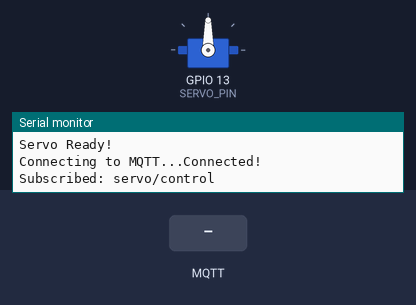
The sketch below on a simulated ESP32. Parts: servo, the last lines printed to the serial monitor. The test bench sets the inputs (shaded band). WiFi joins after 1.5 s; servers stay silent unless stated; no MQTT or app messages arrive unless stated.

Above: at 2.7 s.
2.8 s: MQTT message "1" arrives on the first subscribed topic
At 3.7 s:
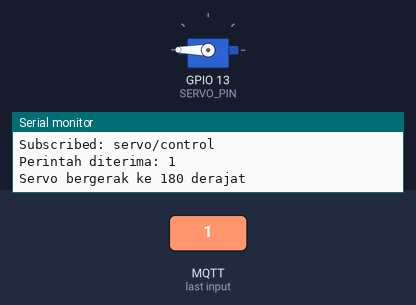
4.3 s: MQTT message "-1" arrives on the first subscribed topic
At 4.6 s:
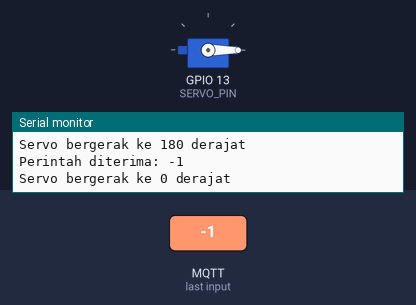
Timing chart, 0 to 8.8 s (numbered marks = the images above; inputs shaded):
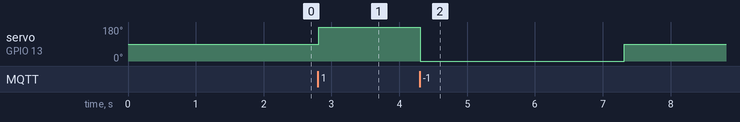

Measured:
- after the input at 2.8 s, servo on GPIO 13 (SERVO_PIN): 90° → 180° at once
- after the input at 4.3 s, servo on GPIO 13 (SERVO_PIN): 180° → 0° at once, → 90° 3.0 s later

The sketch:

sketch_nov22a.ino
```cpp
#include <WiFi.h>
#include <PubSubClient.h>
#include <SPI.h>
#include <MFRC522.h>
#include <ESP32Servo.h>

// WiFi
const char* ssid = "MUSI 9";
const char* password = "NIKKIM123";

// MQTT Broker
const char* mqtt_server = "192.168.1.4";
const int mqtt_port = 1883;

// RFID
#define SS_PIN 5
#define RST_PIN 22
MFRC522 rfid(SS_PIN, RST_PIN);

// Servo
#define SERVO_PIN 13
Servo myServo;

// MQTT
WiFiClient espClient;
PubSubClient client(espClient);

// Timer servo
unsigned long closeAt = 0;

// WiFi connection
void setup_wifi() {
  Serial.print("Connecting to WiFi");

  WiFi.begin(ssid, password);

  while (WiFi.status() != WL_CONNECTED) {
    delay(500);
    Serial.print(".");
  }

  Serial.println("\nWiFi Connected!");
  Serial.print("ESP32 IP: ");
  Serial.println(WiFi.localIP());
}

// Callback ketika menerima perintah dari Python
void callback(char* topic, byte* payload, unsigned int length) {
  String command = "";

  for (unsigned int i = 0; i < length; i++) {
    command += (char)payload[i];
  }

  Serial.print("Perintah diterima: ");
  Serial.println(command);

  if (command == "1") { //dibuang
    myServo.write(180);
    closeAt = millis() + 3000;
    Serial.println("Servo bergerak ke 180 derajat");
  }
  else if (command == "0") { //diterima (stay)
    myServo.write(90);
    closeAt = 0;
    Serial.println("Servo kembali ke 90 derajat");
  }
  else if(command == "-1"){ //ditelan
    myServo.write(0);
    closeAt = millis() + 3000;
    Serial.println("Servo bergerak ke 0 derajat");
  }
}

// MQTT connection
void reconnect() {
  while (!client.connected()) {
    Serial.print("Connecting to MQTT...");

    if (client.connect("ESP32_RFID_Servo")) {
      Serial.println("Connected!");

      client.subscribe("servo/control");
      Serial.println("Subscribed: servo/control");
    } else {
      Serial.print("Failed, state=");
      Serial.println(client.state());
      delay(2000);
    }
  }
}

void setup() {
  Serial.begin(115200);

  setup_wifi();

  client.setServer(mqtt_server, mqtt_port);
  client.setCallback(callback);

  // RFID initialization
  SPI.begin(18, 19, 23, 5);
  rfid.PCD_Init();

  // Servo initialization
  myServo.setPeriodHertz(50);
  myServo.attach(SERVO_PIN, 500, 2400);
  myServo.write(90);

  Serial.println("RFID Ready!");
  Serial.println("Servo Ready!");
}

void loop() {
  if (!client.connected()) {
    reconnect();
  }

  client.loop();

  // Automatically return servo after 3 seconds
  if (closeAt != 0 && (long)(millis() - closeAt) >= 0) {
    myServo.write(90);
    closeAt = 0;
    Serial.println("Servo otomatis kembali ke 90 derajat");
  }

  // Read RFID card
  if (!rfid.PICC_IsNewCardPresent()) {
    return;
  }

  if (!rfid.PICC_ReadCardSerial()) {
    return;
  }

  String uid = "";

  for (byte i = 0; i < rfid.uid.size; i++) {
    if (rfid.uid.uidByte[i] < 0x10) {
      uid += "0";
    }

    uid += String(rfid.uid.uidByte[i], HEX);
  }

  uid.toUpperCase();

  Serial.print("UID Card: ");
  Serial.println(uid);

  if (client.publish("rfid/card", uid.c_str())) {
    Serial.println("UID berhasil dikirim ke MQTT!");
  } else {
    Serial.println("Gagal mengirim UID!");
  }

  rfid.PICC_HaltA();
  rfid.PCD_StopCrypto1();

  delay(1000);
}
```
